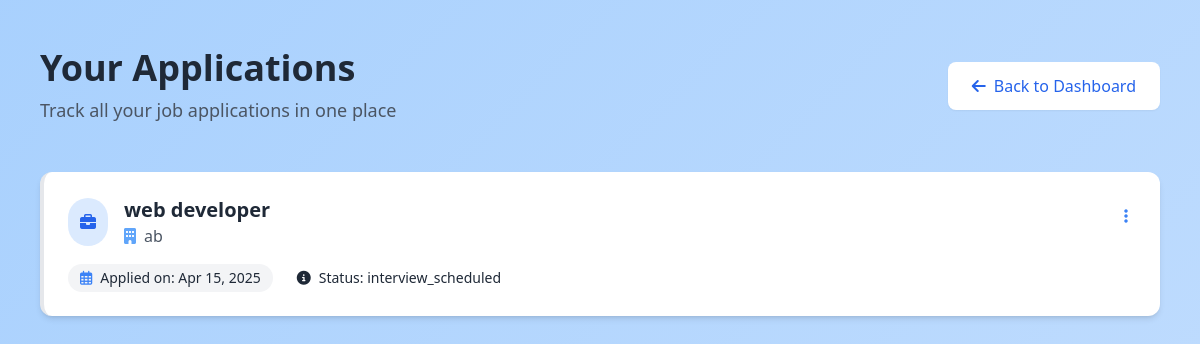
The app's page /jobs/applications/ (signed in), older data.
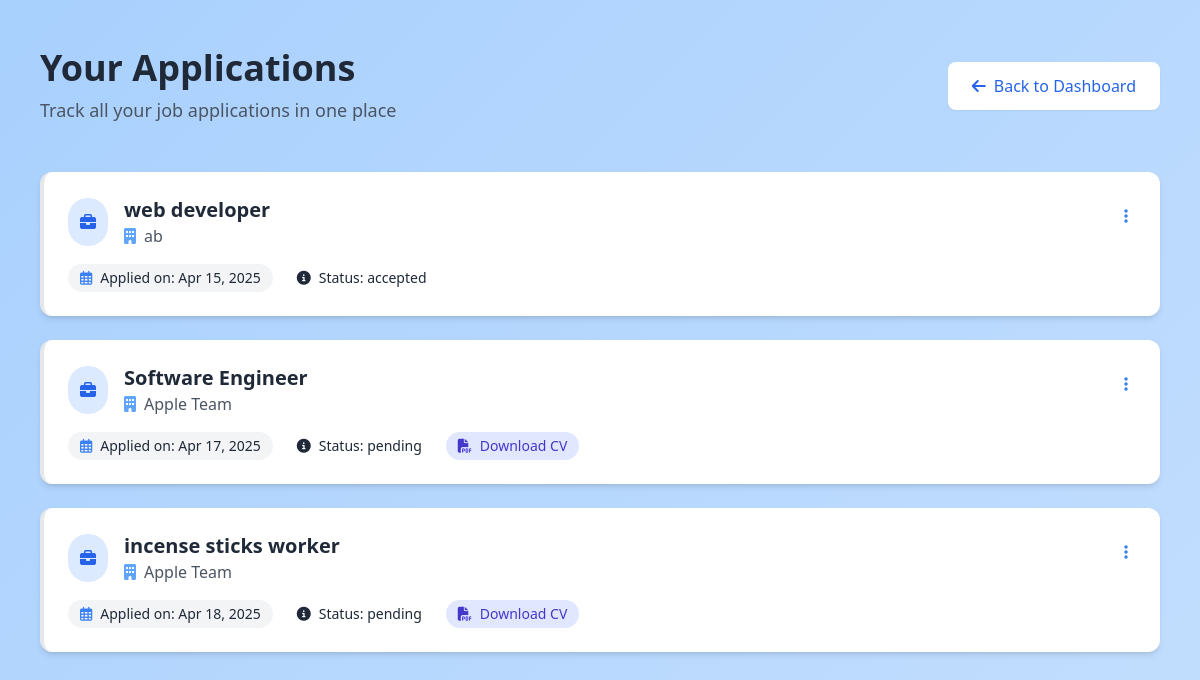
The same page, newer data.
### jobs/models.py (models this page shows, shortened)
class JobApplication(models.Model):
    job = models.ForeignKey(JobPosting, on_delete=models.CASCADE, related_name='applications')
    applicant = models.ForeignKey(User, on_delete=models.CASCADE, related_name='applications')
    applied_on = models.DateTimeField(auto_now_add=True)
    status = models.CharField(max_length=50, choices=[
        ('pending', 'Pending'),
        ('accepted', 'Accepted'),
        ('rejected', 'Rejected'),
        ('interview_scheduled', 'Interview Scheduled'),
        ('offer_made', 'Offer Made'),
    ],
     default='pending'
    )
    cv = models.FileField(upload_to='cvs/', blank=True, null=True)

class JobPosting(models.Model):
    organization = models.ForeignKey(Organization, on_delete=models.CASCADE, related_name='job_postings')
    title = models.CharField(max_length=255)
    description = models.TextField()
    required_qualifications = models.TextField()
    required_skills = models.ManyToManyField(Skill, blank=True)  # Use the same Skill model
    location = models.CharField(max_length=100)
    posted_on = models.DateTimeField(auto_now_add=True)
    application_deadline = models.DateTimeField()
    job_post_image = models.ImageField(upload_to='job_images/', blank=True, null=True)
    posted_by = models.ForeignKey(User,on_delete=models.SET_NULL,null=True,related_name='posted_jobs')

### organizations/models.py (models this page shows, shortened)
class Organization(models.Model):
    user = models.OneToOneField(User, on_delete=models.CASCADE)
    name = models.CharField(max_length=255)
    description = models.TextField(blank=True, null=True)
    website = models.URLField()
    registration_number = models.CharField(max_length=100)
    profile_image = models.ImageField(upload_to='profile_images/', blank=True, null=True)
    banner_image = models.ImageField(upload_to='banner_images/', blank=True, null=True)
    created_at = models.DateTimeField(auto_now_add=True)
    updated_at = models.DateTimeField(auto_now=True)
    is_verified = models.BooleanField(default=False)  # New verification field

### jobs/views.py (the view)
# urls.py: path('applications/', user_job_applications, name='user_job_applications'),
@login_required
def user_job_applications(request):
    applications = JobApplication.objects.filter(applicant=request.user)
    return render(request, 'jobs/job_application_list.html', {'applications': applications})

### jobs/templates/jobs/job_application_list.html (shortened to what this page needs)
{% load static tailwind_tags %}
<!DOCTYPE html>
<html lang="en">
<head>
    {% tailwind_css %}
    <link href="https://cdnjs.cloudflare.com/ajax/libs/font-awesome/6.4.0/css/all.min.css" rel="stylesheet">
</head>
<body class="bg-animate min-h-screen font-sans antialiased text-gray-800">
    <div class="container mx-auto px-4 py-12 max-w-6xl">
        <div class="flex justify-between items-center mb-12 animate-fadeIn">
            <div>
                <h1 class="text-4xl font-bold text-gray-800 mb-2">Your Applications</h1>
                <p class="text-lg text-gray-600">Track all your job applications in one place</p>
            </div>
            <a href="{% url 'user_dashboard' %}" class="flex items-center space-x-2 bg-white hover:bg-gray-50 text-blue-600 font-medium px-6 py-3 rounded-lg shadow-sm transition-all duration-300">
                <i class="fas fa-arrow-left"></i>
                <span>Back to Dashboard</span>
            </a>
        </div>
        <div class="space-y-6">
            {% if applications %}
                {% for application in applications %}
                <div class="application-card opacity-0 delay-{% cycle '100' '200' '300' %} bg-white rounded-xl p-6 shadow-md border-l-4
                    {% if application.status == 'Rejected' %}border-red-400{% endif %}">
                    <div class="flex flex-col md:flex-row md:justify-between md:items-start gap-4">
                        <div class="flex-1">
                            <div class="flex items-center space-x-4 mb-3">
                                <div class="bg-blue-100 p-3 rounded-full">
                                    <i class="fas fa-briefcase text-blue-600"></i>
                                </div>
                                <div>
                                    <h3 class="text-xl font-bold text-gray-800">{{ application.job.title }}</h3>
                                    <p class="text-gray-600 flex items-center">
                                        <i class="fas fa-building mr-2 text-blue-400"></i>
                                        {{ application.job.organization.name }}
                                    </p>
                                </div>
                            </div>
                            <div class="flex flex-wrap gap-3 mt-4">
                                <div class="flex items-center text-sm bg-gray-100 px-3 py-1 rounded-full">
                                    <i class="far fa-calendar-alt mr-2 text-blue-500"></i>
                                    <span>Applied on: {{ application.applied_on|date:"M d, Y" }}</span>
                                </div>
                                <div class="flex items-center text-sm px-3 py-1 rounded-full
                                    {% if application.status == 'Rejected' %}status-rejected{% endif %}">
                                    <i class="fas fa-info-circle mr-2"></i>
                                    <span>Status: {{ application.status }}</span>
                                </div>
                                {% if application.cv %}
                                <a href="{{ application.cv.url }}" class="flex items-center text-sm bg-indigo-100 hover:bg-indigo-200 text-indigo-700 px-3 py-1 rounded-full transition-colors">
                                    <i class="fas fa-file-pdf mr-2"></i>
                                    <span>Download CV</span>
                                </a>
                                {% endif %}
                            </div>
                        </div>
                        <div class="flex space-x-3">
                            <button class="p-2 text-blue-500 hover:text-blue-700 transition-colors">
                                <i class="fas fa-ellipsis-v"></i>
                            </button>
                        </div>
                    </div>
                </div>
                {% endfor %}
            {% endif %}
        </div>
    </div>
</body>
</html>

### jobs/templates/jobs/job_application_list.html (style rules this page uses)
.bg-animate { background: linear-gradient(-45deg, rgba(239, 246, 255, 0.8), rgba(219, 234, 254, 0.8), rgba(191, 219, 254, 0.8), rgba(147, 197, 253, 0.8)); background-size: 400% 400%; animation: gradientBG 15s ease infinite; }
.application-card { transition: all 0.3s ease; animation: fadeIn 0.6s ease-out forwards; }
.delay-100 { animation-delay: 0.1s; }
.delay-200 { animation-delay: 0.2s; }
.delay-300 { animation-delay: 0.3s; }

Row changes from the older to the newer data that the page shows:
changed JobApplication "web developer": status "interview_scheduled" → "accepted"
added JobApplication: job "Software Engineer", job.organization.name "Apple Team", applied_on "Apr 17, 2025", status "pending"
added JobApplication: job "incense sticks worker", job.organization.name "Apple Team", applied_on "Apr 18, 2025", status "pending"
